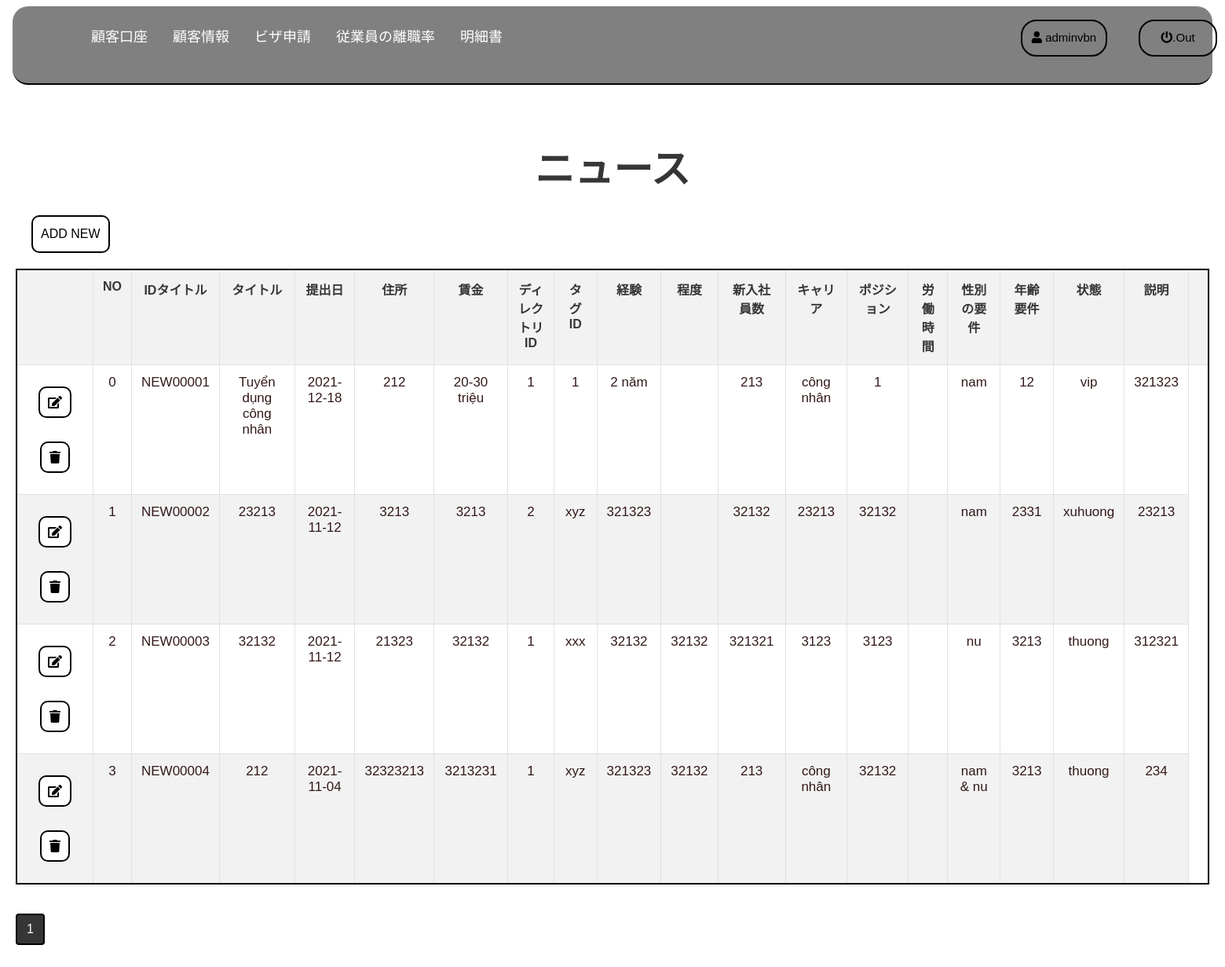
The page /ADMIN/tintuc.php (signed in) on the database its author committed.
### tables this page shows
CREATE TABLE `tintuc` (
  `TID` varchar(255) NOT NULL,
  `TIEUDE` varchar(255) NOT NULL,
  `NGAYDANG` date NOT NULL,
  `DIACHI` varchar(255) NOT NULL,
  `MUCLUONG` varchar(255) NOT NULL,
  `DUONGDAN` varchar(255) NOT NULL,
  `MOTA` varchar(9999) NOT NULL,
  `DMID` varchar(255) NOT NULL,
  `TAGID` varchar(255) NOT NULL,
  `KINHNGHIEM` varchar(110) NOT NULL,
  `BANGCAP` varchar(100) NOT NULL,
  `SOLUONGTUYEN` varchar(100) NOT NULL,
  `NGHANHNGHE` varchar(100) NOT NULL,
  `CHUCVU` varchar(100) NOT NULL,
  `THOIGIANLAMVIEC` varchar(100) NOT NULL,
  `YEUCAUGIOITINH` varchar(100) NOT NULL,
  `YEUCAUTUOI` varchar(100) NOT NULL,
  `TRANGTHAI` varchar(110) NOT NULL,
  `LUOTXEM` int(11) NOT NULL
);

### ADMIN/tintuc.php (the view, shortened to what this page needs)
<?php
include('control.php');
$get_data=new data();
$ID=$_GET['edit'];
  $result = mysqli_query($conn, 'select count(TID) as total from tintuc');
  $row = mysqli_fetch_assoc($result);
  $total_records = $row['total'];
  $current_page = isset($_GET['page']) ? $_GET['page'] : 1;
  $limit = 10;
  $total_page = ceil($total_records / $limit);
  $start = ($current_page - 1) * $limit;
  $result = mysqli_query($conn, "SELECT * FROM tintuc LIMIT $start, $limit");
?>
<html lang="en">
<head>
    <link rel="stylesheet" href="https://maxcdn.bootstrapcdn.com/bootstrap/4.0.0/css/bootstrap.min.css"
>
    <link rel="stylesheet" href="https://use.fontawesome.com/releases/v5.7.0/css/all.css"
>
    <link href="css\csss3.css" rel="stylesheet">
</head>
<body class="body">
    <div class="header">
        <div class="Navbar">
            <ul class="topnav">
                <div class="tavba">
                    <li class="navbar-user">
                        <a href="singout.php"><i class="fa fa-power-off"></i>.Out</a>
                    </li>
                    <li class="navbar-singin">
                        <a href=""><i class="fa fa-user "></i> <?php echo $_SESSION['username']; ?> </a>
                    </li>
            <li <?php if($_SESSION['PHANQUYEN']<=1){echo "";}else{echo "hidden";} ?>><a   href="hoadon.php">明細書</a></li>
            <li <?php if($_SESSION['PHANQUYEN']<=1){echo "";}else{echo "hidden";} ?>><a  href="hoadonnhanvien.php">従業員の離職率</a></li>
            <li <?php if($_SESSION['PHANQUYEN']<=1){echo "";}else{echo "hidden";} ?>><a   href="visa.php">ビザ申請</a></li>
            <li <?php if($_SESSION['PHANQUYEN']<=1){echo "";}else{echo "hidden";} ?>><a  href="khachhang.php">顧客情報</a></li>
            <li <?php if($_SESSION['PHANQUYEN']<=1){echo "";}else{echo "hidden";} ?>><a   href="taikhoankhachhang.php">顧客口座</a></li>
                </div>
            </ul>
        </div>
    </div>
    <div class="section" style="margin: 20px;overflow:hidden">
      <div class="container-fuid">
            <div class="section-txt">
                <h1>ニュース</h1>
            </div>
            <div class="row">
                <div class="col-md-8">
                    <div class="btn-add">
                        <?php if($ID!=NULL){echo '<button type="button" class="btn" data-toggle="modal" style="background-color:black;color:white;" data-target="#myModaleadd">  EDIT ニュース   </button> <button type="button" class="btn" hea> <a href="tintuc.php">BACK</a> </button> '; } else{echo '<button type="button" class="btn" data-toggle="modal" data-target="#myModaleadd">ADD NEW</button>';} ?>
                    </div>
                </div>
            </div>
            <form class="hienthi" role="form" method="post" enctype="multipart/form-data" style="overflow: auto;">
                <table class="table table-bordered table-striped table-responsive-stack" id="tableOne">
                    <tr>
                        <th> </th>
                        <th>NO</th>
                        <th>IDタイトル</th>
                        <th>タイトル</th>
                        <th>提出日</th>
                        <th>住所</th>
                        <th>賃金</th>
                        <th>ディレクトリID</th>
                        <th>タグID</th>
                        <th>経験</th>
                        <th>程度</th>
                        <th>新入社員数</th>
                        <th>キャリア</th>
                        <th>ポジション</th>
                        <th>労働時間</th>
                        <th>性別の要件</th>
                        <th>年齢要件</th>
                        <th>状態</th>
                        <th>説明</th>
                        <th> </th>
                    </tr>
                    <?php
           if (isset($_POST['timkiem'])) {
              $tk=$get_data->search_tintuc($_POST['search']);
           ?>
                    <?php $stt=0; foreach($tk as $se){ ?>
                    <tr>
                      <td align="center">
                          <div class="row">
                              <div class="btn-edit"><a href="tintuc.php?edit=<?php echo $se['TID'];?>"
                                      data-target="#myModaleadd"><button type="button" name="button" class="btn"> <i
                                              class="fas fa-edit"></i></button></a> </div>
                              <div class="btn-del"><a href="tintuc.php?del=<?php echo $se['TID'];?>"
                                      onclick="if(confirm('Bạn có chắc chắn xóa không?')) return true; else return false;"><button
                                          type="button" name="delete" class="btn"> <i
                                              class="fa fa-trash"></i></button></a></div>
                          </div>
                      </td>
                        <td><?php echo $stt ?></td>
                        <td><?php echo $se['TID'] ?></td>
                        <td><?php echo $se['TIEUDE'] ?></td>
                        <td><?php echo $se['NGAYDANG'] ?></td>
                        <td><?php echo $se['DIACHI'] ?></td>
                        <td><?php echo $se['MUCLUONG'] ?></td>
                        <td><?php echo $se['DMID'] ?></td>
                        <td><?php echo $se['TAGID'] ?></td>
                        <td><?php echo $se['KINHNGHIEM'] ?></td>
                        <td><?php echo $se['BANGCAP'] ?></td>
                        <td><?php echo $se['SOLUONGTUYEN'] ?></td>
                        <td><?php echo $se['NGHANHNGHE'] ?></td>
                        <td><?php echo $se['CHUCVU'] ?></td>
                        <td><?php echo $se['THOIGIANLAMVIEC'] ?></td>
                        <td><?php echo $se['YEUCAUGIOITINH'] ?></td>
                        <td><?php echo $se['YEUCAUTUOI'] ?></td>
                        <td><?php echo $se['TRANGTHAI'] ?></td>
                        <td><?php echo $se['MOTA'] ?></td>
                    </tr>
                    <?php $stt++;} ?>
                    <?php }   else { ?>
                    <?php $stt=0; foreach($result as $se){ ?>
                    <tr>
                        <td align="center">
                                <div class="btn-edit-img"><a href="tintuc.php?edit=<?php echo $se['TID'];?>"
                                        data-target="#myModaleadd"><button type="button" name="button" class="btn"> <i
                                                class="fas fa-edit"></i></button></a> </div>
                                <div class="btn-del-img"><a href="tintuc.php?del=<?php echo $se['TID'];?>"
                                        onclick="if(confirm('Bạn có chắc chắn xóa không?')) return true; else return false;"><button
                                            type="button" name="button" class="btn"> <i
                                                class="fa fa-trash"></i></button></a></div>
                        </td>
                        <td><?php echo $stt ?></td>
                        <td><?php echo $se['TID'] ?></td>
                        <td><?php echo $se['TIEUDE'] ?></td>
                        <td><?php echo $se['NGAYDANG'] ?></td>
                        <td><?php echo $se['DIACHI'] ?></td>
                        <td><?php echo $se['MUCLUONG'] ?></td>
                        <td><?php echo $se['DMID'] ?></td>
                        <td><?php echo $se['TAGID'] ?></td>
                        <td><?php echo $se['KINHNGHIEM'] ?></td>
                        <td><?php echo $se['BANGCAP'] ?></td>
                        <td><?php echo $se['SOLUONGTUYEN'] ?></td>
                        <td><?php echo $se['NGHANHNGHE'] ?></td>
                        <td><?php echo $se['CHUCVU'] ?></td>
                        <td><?php echo $se['THOIGIANLAMVIEC	'] ?></td>
                        <td><?php echo $se['YEUCAUGIOITINH'] ?></td>
                        <td><?php echo $se['YEUCAUTUOI'] ?></td>
                        <td><?php echo $se['TRANGTHAI'] ?></td>
                        <td><?php echo $se['MOTA'] ?></td>
                    </tr>
                    <?php $stt++;} ?>
                    <?php } ?>
                </table>
            </form>
            <nav aria-label="Page navigation example">
                <ul class="pagination">
                    <?php
             for ($i = 1; $i <= $total_page; $i++){
                 if ($i == $current_page){
                     echo ' <li class="page-item btn-active"> <a class="page-link " href="#">'.$i.'</a></li> ';
                 }
                 else{
                     echo ' <li class="page-item"><a class="page-link" href="tintuc.php?page='.$i.'">'.$i.'</a></li> ';
                 }
             }
            ?>
                </ul>
            </nav>
        </div>
    </div>
</body>
</html>

### ADMIN/css/csss3.css (style rules this page uses)
html { font-family: sans-serif; line-height: 1.15; -webkit-text-size-adjust: 100%; -webkit-tap-highlight-color: rgba(0, 0, 0, 0); font-family: "Montserrat", sans-serif; }
article, aside, figcaption, figure, footer, header, hgroup, main, nav, section { display: block; }
body { margin: 0; font-family: "Helvetica", sans-serif; font-size: 1rem; font-weight: 400; line-height: 1.5; color: black; text-align: left; }
.body { background-color:white; color: #363636; }
ul.pagination .btn-active a { color: white; background-color: #363636; border: 2px solid black; }
ul.pagination li a { color: #363636; margin: 5px; border: 2px solid black; border-radius: 5px; }
.hienthi table { border: 2px solid black; border-radius: 30px; }
.hienthi th { text-align: center; }
.hienthi td { height: 50px; color: rgba(30,0,0, 0.9); font-size: 17px; font-weight: 500; text-align: center; }
.btn-add button { border: 2px solid black; border-radius: 10px; margin: 20px; padding: 10px; background-color: white; }
.btn-edit-img button { border: 2px solid black; border-radius: 10px; margin: 15px; padding: 10px; background-color: white; }
.btn-del-img button { border: 2px solid black; border-radius: 10px; margin: 15px; padding: 10px; background-color: white; }
.navbar { z-index: 1; }
.tavba .navbar-user a { padding: 10px; position: absolute; top: 5px; left: 1350px; width: 100px; border: 2px solid black; border-radius: 20px; color: black; font-size: 15px; }
.tavba .navbar-singin a { padding: 10px; position: absolute; top: 5px; left: 1200px; width: 110px; border: 2px solid black; border-radius: 20px; color: black; font-size: 15px; }
.tavba { position: absolute; top: 20px; left: 100px; }
.tavba li a { font-size: 18px; font-weight: 400; }
ul.topnav { list-style-type: none; margin: 0; padding: 0; overflow: hidden; background-color: gray; width: 100%; height: 100px; border-bottom:2px solid black; border-radius: 20px; }
ul.topnav li { float: right; }
ul.topnav li a { display: block; color:white; text-align: center; padding: 14px 16px; text-decoration: none; }
.section { padding-bottom: 50px; }
.section-txt h1 { text-align: center; padding-top: 50px; font-size: 50px; font-weight: bold; }

### rows shown on the page
tintuc: TID "NEW00001", TIEUDE "Tuyển dụng công nhân", NGAYDANG "2021-12-18", DIACHI "212", MUCLUONG "20-30 triệu", DMID "1", TAGID "1", KINHNGHIEM "2 năm", SOLUONGTUYEN "213", NGHANHNGHE "công nhân", CHUCVU "1", YEUCAUGIOITINH "nam", YEUCAUTUOI "12", TRANGTHAI "vip", MOTA "321323"
tintuc: TID "NEW00002", TIEUDE "23213", NGAYDANG "2021-11-12", DIACHI "3213", MUCLUONG "3213", DMID "2", TAGID "xyz", KINHNGHIEM "321323", SOLUONGTUYEN "32132", NGHANHNGHE "23213", CHUCVU "32132", YEUCAUGIOITINH "nam", YEUCAUTUOI "2331", TRANGTHAI "xuhuong", MOTA "23213"
tintuc: TID "NEW00003", TIEUDE "32132", NGAYDANG "2021-11-12", DIACHI "21323", MUCLUONG "32132", DMID "1", TAGID "xxx", KINHNGHIEM "32132", BANGCAP "32132", SOLUONGTUYEN "321321", NGHANHNGHE "3123", CHUCVU "3123", YEUCAUGIOITINH "nu", YEUCAUTUOI "3213", TRANGTHAI "thuong", MOTA "312321"
tintuc: TID "NEW00004", TIEUDE "212", NGAYDANG "2021-11-04", DIACHI "32323213", MUCLUONG "3213231", DMID "1", TAGID "xyz", KINHNGHIEM "321323", BANGCAP "32132", SOLUONGTUYEN "213", NGHANHNGHE "công nhân", CHUCVU "32132", YEUCAUGIOITINH "nam & nu", YEUCAUTUOI "3213", TRANGTHAI "thuong", MOTA "234"

### other values the page prints
$_SESSION['username'] "adminvbn"
